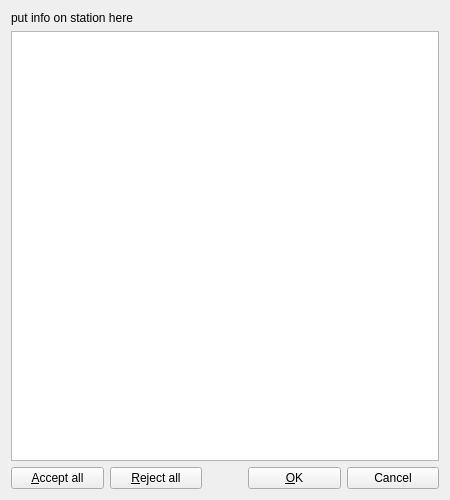
<?xml version="1.0" encoding="UTF-8"?>
<ui version="4.0">
 <class>DialogEdit</class>
 <widget class="QDialog" name="DialogEdit">
  <property name="windowModality">
   <enum>Qt::WindowModal</enum>
  </property>
  <property name="geometry">
   <rect>
    <x>0</x>
    <y>0</y>
    <width>450</width>
    <height>500</height>
   </rect>
  </property>
  <property name="windowTitle">
   <string>WatchRR - Single Values</string>
  </property>
  <layout class="QVBoxLayout" name="verticalLayout">
   <item>
    <widget class="QLabel" name="labelStationInfo">
     <property name="text">
      <string notr="true">put info on station here</string>
     </property>
     <property name="wordWrap">
      <bool>true</bool>
     </property>
    </widget>
   </item>
   <item>
    <widget class="QTableView" name="table"/>
   </item>
   <item>
    <layout class="QHBoxLayout" name="horizontalLayout">
     <item>
      <widget class="QPushButton" name="buttonAcceptAll">
       <property name="text">
        <string>&amp;Accept all</string>
       </property>
       <property name="autoDefault">
        <bool>false</bool>
       </property>
      </widget>
     </item>
     <item>
      <widget class="QPushButton" name="buttonRejectAll">
       <property name="text">
        <string>&amp;Reject all</string>
       </property>
       <property name="autoDefault">
        <bool>false</bool>
       </property>
      </widget>
     </item>
     <item>
      <spacer name="spacer2">
       <property name="orientation">
        <enum>Qt::Horizontal</enum>
       </property>
       <property name="sizeType">
        <enum>QSizePolicy::Preferred</enum>
       </property>
       <property name="sizeHint" stdset="0">
        <size>
         <width>40</width>
         <height>20</height>
        </size>
       </property>
      </spacer>
     </item>
     <item>
      <widget class="QPushButton" name="buttonOK">
       <property name="text">
        <string>&amp;OK</string>
       </property>
       <property name="autoDefault">
        <bool>false</bool>
       </property>
      </widget>
     </item>
     <item>
      <widget class="QPushButton" name="buttonCancel">
       <property name="text">
        <string>Cancel</string>
       </property>
       <property name="autoDefault">
        <bool>false</bool>
       </property>
      </widget>
     </item>
    </layout>
   </item>
  </layout>
 </widget>
 <resources/>
 <connections>
  <connection>
   <sender>buttonOK</sender>
   <signal>clicked()</signal>
   <receiver>DialogEdit</receiver>
   <slot>onButtonOk()</slot>
   <hints>
    <hint type="sourcelabel">
     <x>348</x>
     <y>489</y>
    </hint>
    <hint type="destinationlabel">
     <x>223</x>
     <y>241</y>
    </hint>
   </hints>
  </connection>
  <connection>
   <sender>buttonCancel</sender>
   <signal>clicked()</signal>
   <receiver>DialogEdit</receiver>
   <slot>reject()</slot>
   <hints>
    <hint type="sourcelabel">
     <x>439</x>
     <y>489</y>
    </hint>
    <hint type="destinationlabel">
     <x>321</x>
     <y>262</y>
    </hint>
   </hints>
  </connection>
  <connection>
   <sender>buttonAcceptAll</sender>
   <signal>clicked()</signal>
   <receiver>DialogEdit</receiver>
   <slot>onAcceptAll()</slot>
   <hints>
    <hint type="sourcelabel">
     <x>47</x>
     <y>489</y>
    </hint>
    <hint type="destinationlabel">
     <x>25</x>
     <y>263</y>
    </hint>
   </hints>
  </connection>
  <connection>
   <sender>buttonRejectAll</sender>
   <signal>clicked()</signal>
   <receiver>DialogEdit</receiver>
   <slot>onRejectAll()</slot>
   <hints>
    <hint type="sourcelabel">
     <x>185</x>
     <y>489</y>
    </hint>
    <hint type="destinationlabel">
     <x>200</x>
     <y>257</y>
    </hint>
   </hints>
  </connection>
 </connections>
 <slots>
  <slot>onAcceptAll()</slot>
  <slot>onRejectAll()</slot>
  <slot>onButtonOk()</slot>
 </slots>
</ui>
